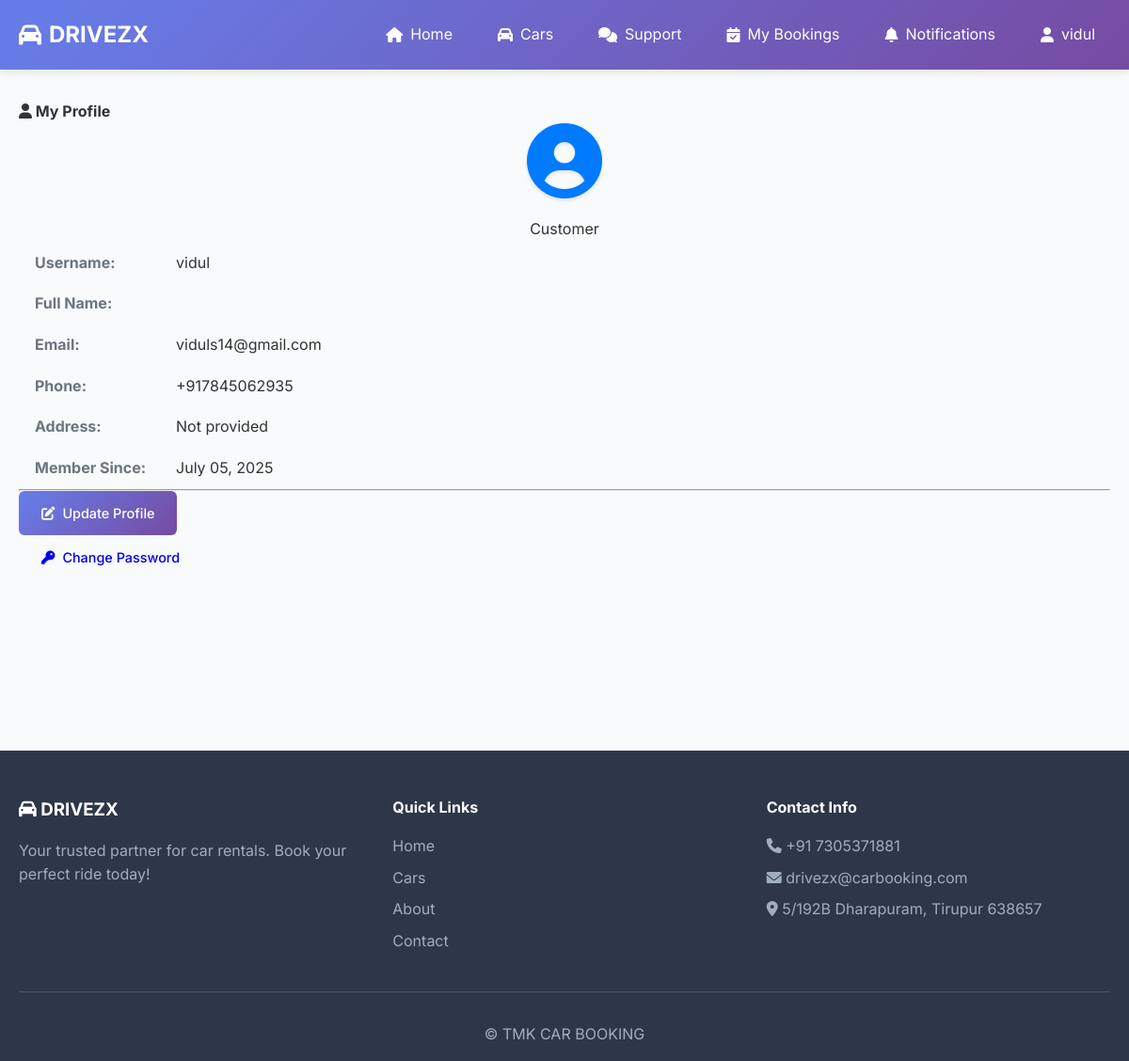
Page /user/profile (signed in) on the committed database.
### tables this page shows
CREATE TABLE users (
            id INTEGER PRIMARY KEY AUTOINCREMENT,
            username TEXT UNIQUE NOT NULL,
            email TEXT UNIQUE NOT NULL,
            password TEXT NOT NULL,
            role TEXT DEFAULT 'user',
            created_at TIMESTAMP DEFAULT CURRENT_TIMESTAMP
        , phone TEXT, address TEXT);

### app.py (the view)
    def decorated_function(*args, **kwargs):
        if 'user_id' not in session:
            flash('Please log in to access this page.', 'error')
            return redirect(url_for('login'))
        return f(*args, **kwargs)

### app.py (called while the page is built)
def get_db_connection():
    conn = sqlite3.connect('car_booking.db')
    conn.row_factory = sqlite3.Row
    return conn

def login_required(f):
    def decorated_function(*args, **kwargs):
        if 'user_id' not in session:
            flash('Please log in to access this page.', 'error')
            return redirect(url_for('login'))
        return f(*args, **kwargs)
    decorated_function.__name__ = f.__name__
    return decorated_function

@app.route('/user/profile')
@login_required
def user_profile():
    conn = get_db_connection()
    user = conn.execute('SELECT * FROM users WHERE id = ?', (session['user_id'],)).fetchone()
    conn.close()
    if user and isinstance(user['created_at'], str):
        try:
            user = dict(user)
            user['created_at'] = datetime.strptime(user['created_at'], "%Y-%m-%d %H:%M:%S")
        except ValueError:
            user['created_at'] = None  # fallback if format is unexpected
    return render_template('user_profile.html', user=user)

### templates/user_profile.html (shortened to what this page needs)
{% extends "base.html" %}
{% block content %}
<div class="container">
    <div class="row justify-content-center">
        <div class="col-md-8">
            <div class="card">
                <div class="card-header">
                    <h4><i class="fas fa-user"></i> My Profile</h4>
                </div>
                <div class="card-body">
                    <div class="row">
                        <div class="col-md-4 text-center">
                            <div class="profile-avatar">
                                <i class="fas fa-user-circle fa-5x text-primary"></i>
                            </div>
                            <p class="text-muted">{{ 'Administrator' if user.is_admin else 'Customer' }}</p>
                        </div>
                        <div class="col-md-8">
                            <table class="table table-borderless">
                                <tr>
                                    <td><strong>Username:</strong></td>
                                    <td>{{ user.username }}</td>
                                </tr>
                                <tr>
                                    <td><strong>Full Name:</strong></td>
                                    <td>{{ user.name }}</td>
                                </tr>
                                <tr>
                                    <td><strong>Email:</strong></td>
                                    <td>{{ user.email }}</td>
                                </tr>
                                <tr>
                                    <td><strong>Phone:</strong></td>
                                    <td>{{ user.phone or 'Not provided' }}</td>
                                </tr>
                                <tr>
                                    <td><strong>Address:</strong></td>
                                    <td>{{ user.address or 'Not provided' }}</td>
                                </tr>
                                <tr>
                                    <td><strong>Member Since:</strong></td>
                                    <td>{{ user.created_at.strftime('%B %d, %Y') }}</td>
                                </tr>
                            </table>
                        </div>
                    </div>
                    <hr>
                    <div class="row">
                        <div class="col-md-6">
                            <a href="{{ url_for('update_profile') }}" class="btn btn-primary btn-block">
                                <i class="fas fa-edit"></i> Update Profile
                            </a>
                        </div>
                        <div class="col-md-6">
                            <a href="{{ url_for('change_password') }}" class="btn btn-warning btn-block">
                                <i class="fas fa-key"></i> Change Password
                            </a>
                        </div>
                    </div>
                </div>
            </div>
        </div>
    </div>
</div>
{% endblock %}

### templates/base.html (shortened to what this page needs)
<!DOCTYPE html>
<html lang="en">
<head>
    <link rel="stylesheet" href="{{ url_for('static', filename='css/style.css') }}">
    <link href="https://cdnjs.cloudflare.com/ajax/libs/font-awesome/6.0.0/css/all.min.css" rel="stylesheet">
</head>
<body>
    <nav class="navbar">
        <div class="nav-container">
            <div class="nav-logo">
                <a href="{{ url_for('index') }}">
                    <i class="fas fa-car"></i>
                    DRIVEZX
                </a>
            </div>
            <div class="nav-menu">
                <a href="{{ url_for('index') }}" class="nav-link">
                    <i class="fas fa-home"></i> Home
                </a>
                <a href="{{ url_for('cars') }}" class="nav-link">
                    <i class="fas fa-car"></i> Cars
                </a>
                <a href="{{ url_for('chat_support') }}" class="nav-link">
                    <i class="fas fa-comments"></i> Support
                </a>
                {% if session.user_id %}
                    <a href="{{ url_for('my_bookings') }}" class="nav-link">
                        <i class="fas fa-calendar-check"></i> My Bookings
                    </a>
                    <a href="{{ url_for('notification_settings') }}" class="nav-link">
                        <i class="fas fa-bell"></i> Notifications
                    </a>
                    <div class="nav-dropdown">
                        <a href="#" class="nav-link dropdown-toggle">
                            <i class="fas fa-user"></i> {{ session.username }}
                        </a>
                    </div>
                {% endif %}
            </div>
        </div>
    </nav>
    <main class="main-content">
        {% block content %}{% endblock %}
    </main>
    <footer class="footer">
        <div class="footer-container">
            <div class="footer-content">
                <div class="footer-section">
                    <h3><i class="fas fa-car"></i> DRIVEZX</h3>
                    <p>Your trusted partner for car rentals. Book your perfect ride today!</p>
                </div>
                <div class="footer-section">
                    <h4>Quick Links</h4>
                    <ul>
                        <li><a href="{{ url_for('index') }}">Home</a></li>
                        <li><a href="{{ url_for('cars') }}">Cars</a></li>
                        <li><a href="#">About</a></li>
                        <li><a href="#">Contact</a></li>
                    </ul>
                </div>
                <div class="footer-section">
                    <h4>Contact Info</h4>
                    <p><i class="fas fa-phone"></i> +91 7305371881</p>
                    <p><i class="fas fa-envelope"></i> drivezx@carbooking.com</p>
                    <p><i class="fas fa-map-marker-alt"></i> 5/192B Dharapuram, Tirupur 638657</p>
                </div>
            </div>
            <div class="footer-bottom">
                <p>&copy; TMK CAR BOOKING</p>
            </div>
        </div>
    </footer>
</body>
</html>

### static/css/style.css (style rules this page uses)
* { margin: 0; padding: 0; box-sizing: border-box; }
body { font-family: "Inter", sans-serif; line-height: 1.6; color: #333; background-color: #f8fafc; }
.container { max-width: 1200px; margin: 0 auto; padding: 0 20px; }
.navbar { background: linear-gradient(135deg, #667eea 0%, #764ba2 100%); color: white; padding: 1rem 0; box-shadow: 0 2px 10px rgba(0, 0, 0, 0.1); position: sticky; top: 0; z-index: 1000; }
.nav-container { max-width: 1200px; margin: 0 auto; padding: 0 20px; display: flex; justify-content: space-between; align-items: center; }
.nav-logo a { color: white; text-decoration: none; font-size: 1.5rem; font-weight: 700; display: flex; align-items: center; gap: 0.5rem; }
.nav-menu { display: flex; align-items: center; gap: 1rem; }
.nav-link { color: white; text-decoration: none; padding: 0.5rem 1rem; border-radius: 6px; transition: all 0.3s ease; display: flex; align-items: center; gap: 0.5rem; }
.nav-dropdown { position: relative; }
.main-content { min-height: calc(100vh - 140px); padding-top: 2rem; }
.btn { display: inline-flex; align-items: center; gap: 0.5rem; padding: 0.75rem 1.5rem; border: none; border-radius: 6px; text-decoration: none; font-weight: 500; cursor: pointer; transition: all 0.3s ease; font-size: 0.9rem; }
.btn-primary { background: linear-gradient(135deg, #667eea 0%, #764ba2 100%); color: white; }
.footer { background-color: #2d3748; color: white; padding: 3rem 0 1rem; margin-top: 4rem; }
.footer-container { max-width: 1200px; margin: 0 auto; padding: 0 20px; }
.footer-content { display: grid; grid-template-columns: repeat(auto-fit, minmax(250px, 1fr)); gap: 2rem; margin-bottom: 2rem; }
.footer-section h3, .footer-section h4 { margin-bottom: 1rem; color: white; }
.footer-section p, .footer-section li { color: #a0aec0; margin-bottom: 0.5rem; }
.footer-section ul { list-style: none; }
.footer-section a { color: #a0aec0; text-decoration: none; transition: color 0.3s ease; }
.footer-bottom { text-align: center; padding-top: 2rem; border-top: 1px solid #4a5568; color: #a0aec0; }
.text-center { text-align: center; }
.profile-avatar { margin-bottom: 20px; }
.profile-avatar i { color: #007bff; text-shadow: 0 2px 4px rgba(0, 0, 0, 0.1); }
.table-borderless td { border: none; padding: 8px 15px; }
.table-borderless td:first-child { width: 30%; color: #6c757d; }

### rows in the picture
users: username "vidul", email "viduls14@gmail.com", phone "+917845062935"

### other values in the picture
{{ 'Administrator' if user.is_admin else 'Customer' }} "Customer"
{{ user.address or 'Not provided' }} "Not provided"
{{ user.created_at.strftime('%B %d, %Y') }} "July 05, 2025"
